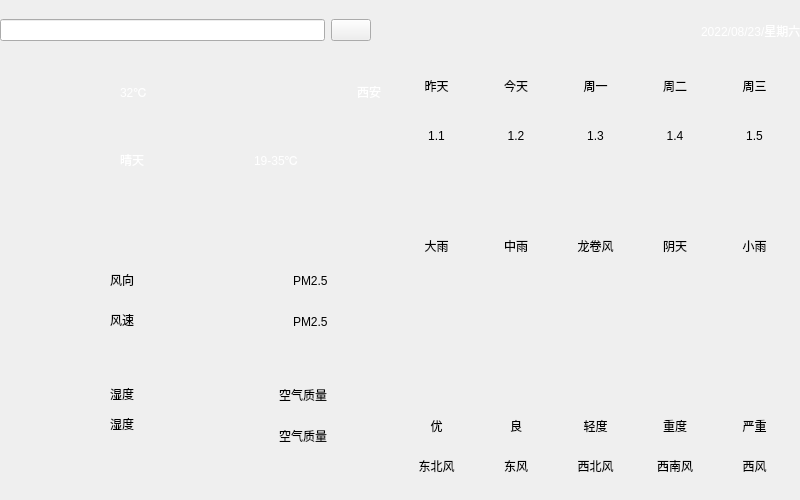
<?xml version="1.0" encoding="UTF-8"?>
<ui version="4.0">
 <class>MainWindow</class>
 <widget class="QMainWindow" name="MainWindow">
  <property name="geometry">
   <rect>
    <x>0</x>
    <y>0</y>
    <width>800</width>
    <height>500</height>
   </rect>
  </property>
  <property name="windowTitle">
   <string>MainWindow</string>
  </property>
  <widget class="QWidget" name="centralwidget">
   <widget class="QWidget" name="widget" native="true">
    <property name="geometry">
     <rect>
      <x>0</x>
      <y>-10</y>
      <width>801</width>
      <height>521</height>
     </rect>
    </property>
    <property name="styleSheet">
     <string notr="true">QWidget#widget {
                                 background-image: url(:/res/background.png);

                                 }
QLabel{
border-radius:4px;
background-color:rgba(60, 60, 60, 100);
color:rgb(255, 255, 255);
}
color:rgb(255, 255, 255);</string>
    </property>
    <widget class="QWidget" name="widget_2" native="true">
     <property name="geometry">
      <rect>
       <x>0</x>
       <y>10</y>
       <width>801</width>
       <height>61</height>
      </rect>
     </property>
     <layout class="QHBoxLayout" name="horizontalLayout">
      <item>
       <widget class="QLineEdit" name="lineEdit">
        <property name="text">
         <string/>
        </property>
       </widget>
      </item>
      <item>
       <widget class="QPushButton" name="pushButton">
        <property name="text">
         <string/>
        </property>
        <property name="icon">
         <iconset resource="main.qrc">
          <normaloff>:/res/search.png</normaloff>:/res/search.png</iconset>
        </property>
       </widget>
      </item>
      <item>
       <spacer name="horizontalSpacer">
        <property name="orientation">
         <enum>Qt::Horizontal</enum>
        </property>
        <property name="sizeHint" stdset="0">
         <size>
          <width>287</width>
          <height>20</height>
         </size>
        </property>
       </spacer>
      </item>
      <item>
       <widget class="QLabel" name="lblDate">
        <property name="styleSheet">
         <string notr="true">font: 20pt &quot;Microsoft YaHei UI&quot;;
color:rgb(255, 255, 255);
background-color:rgba(0, 0, 0, 0)</string>
        </property>
        <property name="text">
         <string>2022/08/23/星期六</string>
        </property>
       </widget>
      </item>
     </layout>
    </widget>
    <widget class="QWidget" name="widget_3" native="true">
     <property name="geometry">
      <rect>
       <x>0</x>
       <y>70</y>
       <width>381</width>
       <height>121</height>
      </rect>
     </property>
     <property name="styleSheet">
      <string notr="true">background-color:rgba(0, 0, 0, 0);
color:rgb(255, 255, 255);</string>
     </property>
     <widget class="QLabel" name="lblPic">
      <property name="geometry">
       <rect>
        <x>11</x>
        <y>11</y>
        <width>111</width>
        <height>91</height>
       </rect>
      </property>
      <property name="styleSheet">
       <string notr="true">background-color:rgba(0, 0, 0, 0)</string>
      </property>
      <property name="text">
       <string/>
      </property>
      <property name="pixmap">
       <pixmap resource="main.qrc">:/res/type/Qing.png</pixmap>
      </property>
      <property name="scaledContents">
       <bool>true</bool>
      </property>
     </widget>
     <widget class="QWidget" name="widget_4" native="true">
      <property name="geometry">
       <rect>
        <x>120</x>
        <y>0</y>
        <width>261</width>
        <height>131</height>
       </rect>
      </property>
      <layout class="QGridLayout" name="gridLayout">
       <item row="0" column="0" colspan="2">
        <widget class="QLabel" name="lblwendu">
         <property name="styleSheet">
          <string notr="true">font: 36pt &quot;Microsoft YaHei UI&quot;;
color:rgb(255, 255, 255);</string>
         </property>
         <property name="text">
          <string>32℃</string>
         </property>
         <property name="scaledContents">
          <bool>false</bool>
         </property>
        </widget>
       </item>
       <item row="0" column="2">
        <spacer name="horizontalSpacer_3">
         <property name="orientation">
          <enum>Qt::Horizontal</enum>
         </property>
         <property name="sizeHint" stdset="0">
          <size>
           <width>37</width>
           <height>18</height>
          </size>
         </property>
        </spacer>
       </item>
       <item row="0" column="3">
        <widget class="QLabel" name="lblCity">
         <property name="styleSheet">
          <string notr="true">font: 15pt &quot;Microsoft YaHei UI&quot;;
color:rgb(255, 255, 255);</string>
         </property>
         <property name="text">
          <string>西安</string>
         </property>
        </widget>
       </item>
       <item row="1" column="0">
        <widget class="QLabel" name="lblType">
         <property name="styleSheet">
          <string notr="true">font: 15pt &quot;Microsoft YaHei UI&quot;;</string>
         </property>
         <property name="text">
          <string>晴天</string>
         </property>
        </widget>
       </item>
       <item row="1" column="1">
        <spacer name="horizontalSpacer_2">
         <property name="orientation">
          <enum>Qt::Horizontal</enum>
         </property>
         <property name="sizeHint" stdset="0">
          <size>
           <width>76</width>
           <height>43</height>
          </size>
         </property>
        </spacer>
       </item>
       <item row="1" column="2" colspan="2">
        <widget class="QLabel" name="lblHL">
         <property name="styleSheet">
          <string notr="true">font: 15pt &quot;Microsoft YaHei UI&quot;;</string>
         </property>
         <property name="text">
          <string>19-35℃</string>
         </property>
        </widget>
       </item>
      </layout>
     </widget>
    </widget>
    <widget class="QLabel" name="lblGanMao">
     <property name="geometry">
      <rect>
       <x>10</x>
       <y>210</y>
       <width>371</width>
       <height>51</height>
      </rect>
     </property>
     <property name="styleSheet">
      <string notr="true">font: 14pt &quot;Microsoft YaHei UI&quot;;
color:rgb(255, 255, 255);</string>
     </property>
     <property name="text">
      <string/>
     </property>
    </widget>
    <widget class="QWidget" name="widget_5" native="true">
     <property name="geometry">
      <rect>
       <x>10</x>
       <y>270</y>
       <width>351</width>
       <height>221</height>
      </rect>
     </property>
     <property name="styleSheet">
      <string notr="true">background-color:rgb(170, 170, 255);
color:rgb(255, 255, 255);
border-radius:20px;
QLabel{

background-color:rgba(0,0, 0,0);
}</string>
     </property>
     <layout class="QGridLayout" name="gridLayout_2">
      <item row="0" column="0">
       <widget class="QWidget" name="widget_6" native="true">
        <widget class="QLabel" name="label_8">
         <property name="geometry">
          <rect>
           <x>20</x>
           <y>20</y>
           <width>51</width>
           <height>61</height>
          </rect>
         </property>
         <property name="text">
          <string/>
         </property>
         <property name="pixmap">
          <pixmap resource="main.qrc">:/res/wind.png</pixmap>
         </property>
         <property name="scaledContents">
          <bool>true</bool>
         </property>
        </widget>
        <widget class="QLabel" name="lblfx">
         <property name="geometry">
          <rect>
           <x>100</x>
           <y>10</y>
           <width>51</width>
           <height>19</height>
          </rect>
         </property>
         <property name="text">
          <string>风向</string>
         </property>
        </widget>
        <widget class="QLabel" name="lblfs">
         <property name="geometry">
          <rect>
           <x>100</x>
           <y>50</y>
           <width>30</width>
           <height>19</height>
          </rect>
         </property>
         <property name="text">
          <string>风速</string>
         </property>
        </widget>
       </widget>
      </item>
      <item row="0" column="1">
       <widget class="QWidget" name="widget_7" native="true">
        <widget class="QLabel" name="label_10">
         <property name="geometry">
          <rect>
           <x>20</x>
           <y>10</y>
           <width>61</width>
           <height>61</height>
          </rect>
         </property>
         <property name="text">
          <string/>
         </property>
         <property name="pixmap">
          <pixmap resource="main.qrc">:/res/pm25.png</pixmap>
         </property>
         <property name="scaledContents">
          <bool>true</bool>
         </property>
        </widget>
        <widget class="QLabel" name="lblpm25">
         <property name="geometry">
          <rect>
           <x>104</x>
           <y>52</y>
           <width>46</width>
           <height>19</height>
          </rect>
         </property>
         <property name="text">
          <string>PM2.5</string>
         </property>
        </widget>
        <widget class="QLabel" name="label_3">
         <property name="geometry">
          <rect>
           <x>104</x>
           <y>11</y>
           <width>46</width>
           <height>19</height>
          </rect>
         </property>
         <property name="text">
          <string>PM2.5</string>
         </property>
        </widget>
       </widget>
      </item>
      <item row="1" column="0">
       <widget class="QWidget" name="widget_8" native="true">
        <widget class="QLabel" name="label_14">
         <property name="geometry">
          <rect>
           <x>20</x>
           <y>20</y>
           <width>51</width>
           <height>41</height>
          </rect>
         </property>
         <property name="text">
          <string/>
         </property>
         <property name="pixmap">
          <pixmap resource="main.qrc">:/res/humidity.png</pixmap>
         </property>
         <property name="scaledContents">
          <bool>true</bool>
         </property>
        </widget>
        <widget class="QLabel" name="lblshidu">
         <property name="geometry">
          <rect>
           <x>100</x>
           <y>40</y>
           <width>30</width>
           <height>19</height>
          </rect>
         </property>
         <property name="text">
          <string>湿度</string>
         </property>
        </widget>
        <widget class="QLabel" name="label">
         <property name="geometry">
          <rect>
           <x>100</x>
           <y>10</y>
           <width>30</width>
           <height>19</height>
          </rect>
         </property>
         <property name="text">
          <string>湿度</string>
         </property>
        </widget>
       </widget>
      </item>
      <item row="1" column="1">
       <widget class="QWidget" name="widget_9" native="true">
        <widget class="QLabel" name="label_16">
         <property name="geometry">
          <rect>
           <x>20</x>
           <y>20</y>
           <width>51</width>
           <height>51</height>
          </rect>
         </property>
         <property name="text">
          <string/>
         </property>
         <property name="pixmap">
          <pixmap resource="main.qrc">:/res/aqi.png</pixmap>
         </property>
         <property name="scaledContents">
          <bool>true</bool>
         </property>
        </widget>
        <widget class="QLabel" name="lblquality">
         <property name="geometry">
          <rect>
           <x>90</x>
           <y>52</y>
           <width>60</width>
           <height>19</height>
          </rect>
         </property>
         <property name="text">
          <string>空气质量</string>
         </property>
        </widget>
        <widget class="QLabel" name="label_4">
         <property name="geometry">
          <rect>
           <x>90</x>
           <y>11</y>
           <width>60</width>
           <height>19</height>
          </rect>
         </property>
         <property name="text">
          <string>空气质量</string>
         </property>
        </widget>
       </widget>
      </item>
     </layout>
    </widget>
    <widget class="QWidget" name="widget_10" native="true">
     <property name="geometry">
      <rect>
       <x>400</x>
       <y>70</y>
       <width>391</width>
       <height>51</height>
      </rect>
     </property>
     <property name="styleSheet">
      <string notr="true">QLabel {
                   
text-align: center;
                          
}</string>
     </property>
     <layout class="QHBoxLayout" name="horizontalLayout_2">
      <item>
       <widget class="QLabel" name="lbldate1">
        <property name="styleSheet">
         <string notr="true">
width: 5px;height:5px;</string>
        </property>
        <property name="text">
         <string>昨天</string>
        </property>
        <property name="textFormat">
         <enum>Qt::MarkdownText</enum>
        </property>
        <property name="scaledContents">
         <bool>false</bool>
        </property>
        <property name="alignment">
         <set>Qt::AlignCenter</set>
        </property>
        <property name="openExternalLinks">
         <bool>true</bool>
        </property>
        <property name="textInteractionFlags">
         <set>Qt::NoTextInteraction</set>
        </property>
       </widget>
      </item>
      <item>
       <widget class="QLabel" name="lbldate2">
        <property name="text">
         <string>今天</string>
        </property>
        <property name="alignment">
         <set>Qt::AlignCenter</set>
        </property>
       </widget>
      </item>
      <item>
       <widget class="QLabel" name="lbldate3">
        <property name="text">
         <string>周一</string>
        </property>
        <property name="alignment">
         <set>Qt::AlignCenter</set>
        </property>
       </widget>
      </item>
      <item>
       <widget class="QLabel" name="lbldate4">
        <property name="styleSheet">
         <string notr="true">
                             width: 5px;
                             height:5px;
text-align: center;</string>
        </property>
        <property name="text">
         <string>周二</string>
        </property>
        <property name="alignment">
         <set>Qt::AlignCenter</set>
        </property>
       </widget>
      </item>
      <item>
       <widget class="QLabel" name="lbldate5">
        <property name="text">
         <string>周三</string>
        </property>
        <property name="alignment">
         <set>Qt::AlignCenter</set>
        </property>
       </widget>
      </item>
     </layout>
    </widget>
    <widget class="QWidget" name="widget_11" native="true">
     <property name="geometry">
      <rect>
       <x>400</x>
       <y>170</y>
       <width>391</width>
       <height>61</height>
      </rect>
     </property>
     <property name="styleSheet">
      <string notr="true">QLabel {
                   
text-align: center;
                          
}</string>
     </property>
     <layout class="QHBoxLayout" name="horizontalLayout_3">
      <item>
       <widget class="QLabel" name="lblType1">
        <property name="styleSheet">
         <string notr="true">
width: 5px;height:5px;</string>
        </property>
        <property name="text">
         <string/>
        </property>
        <property name="pixmap">
         <pixmap resource="main.qrc">:/res/type/BaoXue.png</pixmap>
        </property>
        <property name="scaledContents">
         <bool>false</bool>
        </property>
        <property name="alignment">
         <set>Qt::AlignCenter</set>
        </property>
        <property name="openExternalLinks">
         <bool>false</bool>
        </property>
       </widget>
      </item>
      <item>
       <widget class="QLabel" name="lblType2">
        <property name="text">
         <string/>
        </property>
        <property name="textFormat">
         <enum>Qt::AutoText</enum>
        </property>
        <property name="pixmap">
         <pixmap resource="main.qrc">:/res/type/DaXue.png</pixmap>
        </property>
        <property name="alignment">
         <set>Qt::AlignCenter</set>
        </property>
       </widget>
      </item>
      <item>
       <widget class="QLabel" name="lblType3">
        <property name="text">
         <string/>
        </property>
        <property name="pixmap">
         <pixmap resource="main.qrc">:/res/type/QiangShaChenBao.png</pixmap>
        </property>
        <property name="alignment">
         <set>Qt::AlignCenter</set>
        </property>
       </widget>
      </item>
      <item>
       <widget class="QLabel" name="lblType4">
        <property name="styleSheet">
         <string notr="true">
                             width: 5px;
                             height:5px;
text-align: center;</string>
        </property>
        <property name="text">
         <string/>
        </property>
        <property name="pixmap">
         <pixmap>res/type/ZhenYu.png</pixmap>
        </property>
        <property name="alignment">
         <set>Qt::AlignCenter</set>
        </property>
       </widget>
      </item>
      <item>
       <widget class="QLabel" name="lblType5">
        <property name="text">
         <string/>
        </property>
        <property name="pixmap">
         <pixmap resource="main.qrc">:/res/type/ZhongYu.png</pixmap>
        </property>
        <property name="alignment">
         <set>Qt::AlignCenter</set>
        </property>
       </widget>
      </item>
     </layout>
    </widget>
    <widget class="QWidget" name="widget_12" native="true">
     <property name="geometry">
      <rect>
       <x>400</x>
       <y>410</y>
       <width>391</width>
       <height>51</height>
      </rect>
     </property>
     <property name="styleSheet">
      <string notr="true">QLabel {
                   
text-align: center;
                          
}</string>
     </property>
     <layout class="QHBoxLayout" name="horizontalLayout_4">
      <item>
       <widget class="QLabel" name="lblQ1">
        <property name="styleSheet">
         <string notr="true">
width: 5px;height:5px;</string>
        </property>
        <property name="text">
         <string>优</string>
        </property>
        <property name="scaledContents">
         <bool>false</bool>
        </property>
        <property name="alignment">
         <set>Qt::AlignCenter</set>
        </property>
        <property name="openExternalLinks">
         <bool>false</bool>
        </property>
       </widget>
      </item>
      <item>
       <widget class="QLabel" name="lblQ2">
        <property name="text">
         <string>良</string>
        </property>
        <property name="alignment">
         <set>Qt::AlignCenter</set>
        </property>
       </widget>
      </item>
      <item>
       <widget class="QLabel" name="lblQ3">
        <property name="text">
         <string>轻度</string>
        </property>
        <property name="alignment">
         <set>Qt::AlignCenter</set>
        </property>
       </widget>
      </item>
      <item>
       <widget class="QLabel" name="lblQ4">
        <property name="styleSheet">
         <string notr="true">
                             width: 5px;
                             height:5px;
text-align: center;</string>
        </property>
        <property name="text">
         <string>重度</string>
        </property>
        <property name="alignment">
         <set>Qt::AlignCenter</set>
        </property>
       </widget>
      </item>
      <item>
       <widget class="QLabel" name="lblQ5">
        <property name="text">
         <string>严重</string>
        </property>
        <property name="alignment">
         <set>Qt::AlignCenter</set>
        </property>
       </widget>
      </item>
     </layout>
    </widget>
    <widget class="QWidget" name="widget_13" native="true">
     <property name="geometry">
      <rect>
       <x>400</x>
       <y>450</y>
       <width>391</width>
       <height>51</height>
      </rect>
     </property>
     <property name="styleSheet">
      <string notr="true">QLabel {
                   
text-align: center;
                          
}</string>
     </property>
     <layout class="QHBoxLayout" name="horizontalLayout_5">
      <item>
       <widget class="QLabel" name="lblfx1">
        <property name="text">
         <string>东北风</string>
        </property>
        <property name="alignment">
         <set>Qt::AlignCenter</set>
        </property>
       </widget>
      </item>
      <item>
       <widget class="QLabel" name="lblfx2">
        <property name="styleSheet">
         <string notr="true">
width: 5px;height:5px;</string>
        </property>
        <property name="text">
         <string>东风</string>
        </property>
        <property name="scaledContents">
         <bool>false</bool>
        </property>
        <property name="alignment">
         <set>Qt::AlignCenter</set>
        </property>
        <property name="openExternalLinks">
         <bool>false</bool>
        </property>
       </widget>
      </item>
      <item>
       <widget class="QLabel" name="lblfx3">
        <property name="text">
         <string>西北风</string>
        </property>
        <property name="alignment">
         <set>Qt::AlignCenter</set>
        </property>
       </widget>
      </item>
      <item>
       <widget class="QLabel" name="lblfx4">
        <property name="styleSheet">
         <string notr="true">
                             width: 5px;
                             height:5px;
text-align: center;</string>
        </property>
        <property name="text">
         <string>西南风</string>
        </property>
        <property name="alignment">
         <set>Qt::AlignCenter</set>
        </property>
       </widget>
      </item>
      <item>
       <widget class="QLabel" name="lblfx5">
        <property name="text">
         <string>西风</string>
        </property>
        <property name="alignment">
         <set>Qt::AlignCenter</set>
        </property>
       </widget>
      </item>
     </layout>
    </widget>
    <widget class="QWidget" name="widget_14" native="true">
     <property name="geometry">
      <rect>
       <x>400</x>
       <y>120</y>
       <width>391</width>
       <height>51</height>
      </rect>
     </property>
     <property name="styleSheet">
      <string notr="true">QLabel {
                   
text-align: center;
                          
}</string>
     </property>
     <layout class="QHBoxLayout" name="horizontalLayout_6">
      <item>
       <widget class="QLabel" name="lbldate01">
        <property name="styleSheet">
         <string notr="true">
width: 5px;height:5px;</string>
        </property>
        <property name="text">
         <string>1.1</string>
        </property>
        <property name="scaledContents">
         <bool>false</bool>
        </property>
        <property name="alignment">
         <set>Qt::AlignCenter</set>
        </property>
        <property name="openExternalLinks">
         <bool>false</bool>
        </property>
       </widget>
      </item>
      <item>
       <widget class="QLabel" name="lbldate02">
        <property name="text">
         <string>1.2</string>
        </property>
        <property name="alignment">
         <set>Qt::AlignCenter</set>
        </property>
       </widget>
      </item>
      <item>
       <widget class="QLabel" name="lbldate03">
        <property name="text">
         <string>1.3</string>
        </property>
        <property name="alignment">
         <set>Qt::AlignCenter</set>
        </property>
       </widget>
      </item>
      <item>
       <widget class="QLabel" name="lbldate04">
        <property name="styleSheet">
         <string notr="true">
                             width: 5px;
                             height:5px;
text-align: center;</string>
        </property>
        <property name="text">
         <string>1.4</string>
        </property>
        <property name="alignment">
         <set>Qt::AlignCenter</set>
        </property>
       </widget>
      </item>
      <item>
       <widget class="QLabel" name="lbldate05">
        <property name="text">
         <string>1.5</string>
        </property>
        <property name="alignment">
         <set>Qt::AlignCenter</set>
        </property>
       </widget>
      </item>
     </layout>
    </widget>
    <widget class="QWidget" name="widget_15" native="true">
     <property name="geometry">
      <rect>
       <x>400</x>
       <y>230</y>
       <width>391</width>
       <height>51</height>
      </rect>
     </property>
     <property name="styleSheet">
      <string notr="true">QLabel {
                   
text-align: center;
                          
}</string>
     </property>
     <layout class="QHBoxLayout" name="horizontalLayout_7">
      <item>
       <widget class="QLabel" name="lblwea01">
        <property name="styleSheet">
         <string notr="true">
width: 5px;height:5px;</string>
        </property>
        <property name="text">
         <string>大雨</string>
        </property>
        <property name="scaledContents">
         <bool>false</bool>
        </property>
        <property name="alignment">
         <set>Qt::AlignCenter</set>
        </property>
        <property name="openExternalLinks">
         <bool>false</bool>
        </property>
       </widget>
      </item>
      <item>
       <widget class="QLabel" name="lblwea02">
        <property name="text">
         <string>中雨</string>
        </property>
        <property name="alignment">
         <set>Qt::AlignCenter</set>
        </property>
       </widget>
      </item>
      <item>
       <widget class="QLabel" name="lblwea03">
        <property name="text">
         <string>龙卷风</string>
        </property>
        <property name="alignment">
         <set>Qt::AlignCenter</set>
        </property>
       </widget>
      </item>
      <item>
       <widget class="QLabel" name="lblwea04">
        <property name="styleSheet">
         <string notr="true">
                             width: 5px;
                             height:5px;
text-align: center;</string>
        </property>
        <property name="text">
         <string>阴天</string>
        </property>
        <property name="alignment">
         <set>Qt::AlignCenter</set>
        </property>
       </widget>
      </item>
      <item>
       <widget class="QLabel" name="lblwea05">
        <property name="text">
         <string>小雨</string>
        </property>
        <property name="alignment">
         <set>Qt::AlignCenter</set>
        </property>
       </widget>
      </item>
     </layout>
    </widget>
    <widget class="QLabel" name="lblHcurve">
     <property name="geometry">
      <rect>
       <x>400</x>
       <y>290</y>
       <width>371</width>
       <height>51</height>
      </rect>
     </property>
     <property name="text">
      <string/>
     </property>
    </widget>
    <widget class="QLabel" name="lblLcurve">
     <property name="geometry">
      <rect>
       <x>400</x>
       <y>340</y>
       <width>371</width>
       <height>51</height>
      </rect>
     </property>
     <property name="text">
      <string/>
     </property>
    </widget>
   </widget>
  </widget>
 </widget>
 <resources>
  <include location="main.qrc"/>
 </resources>
 <connections/>
</ui>
